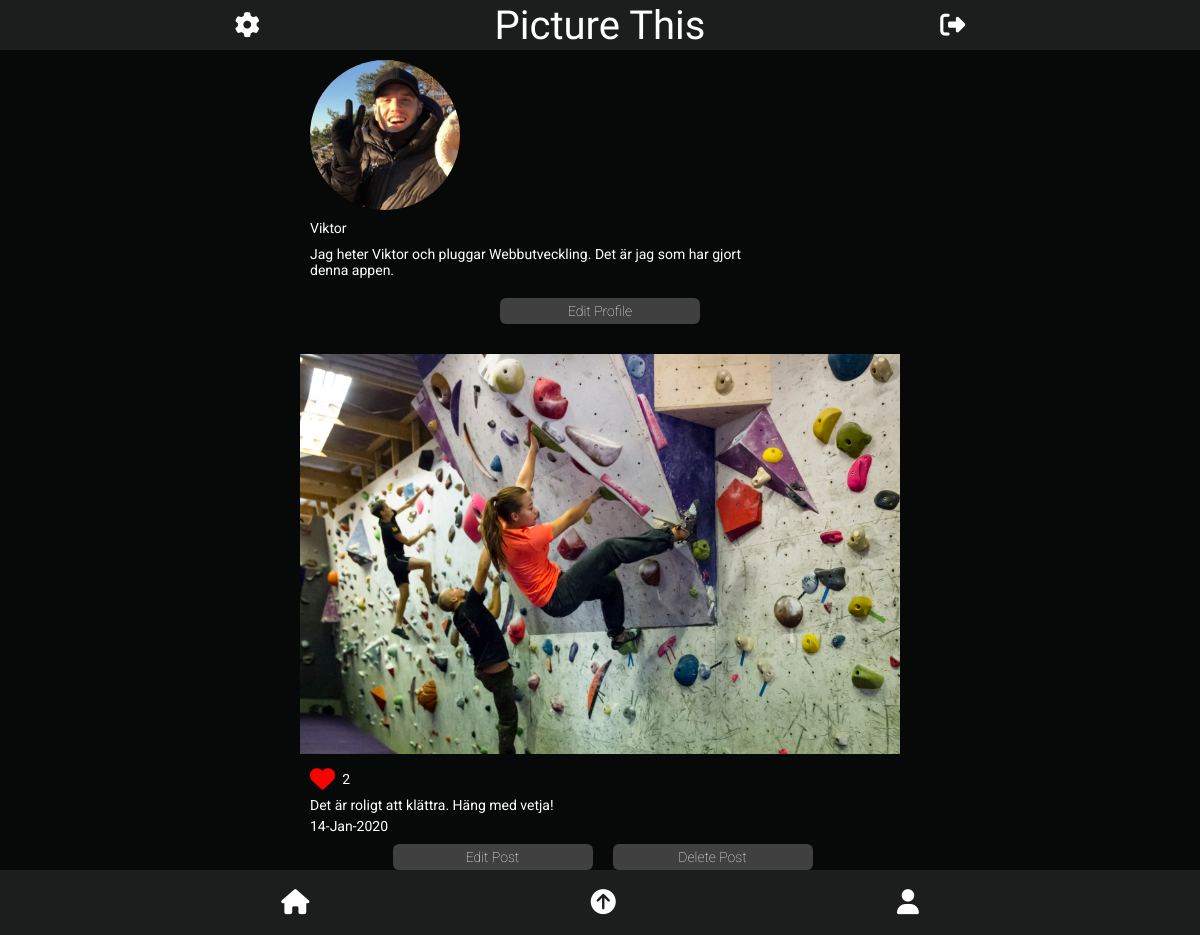
Before: /profile.php (signed in) with the older database file.
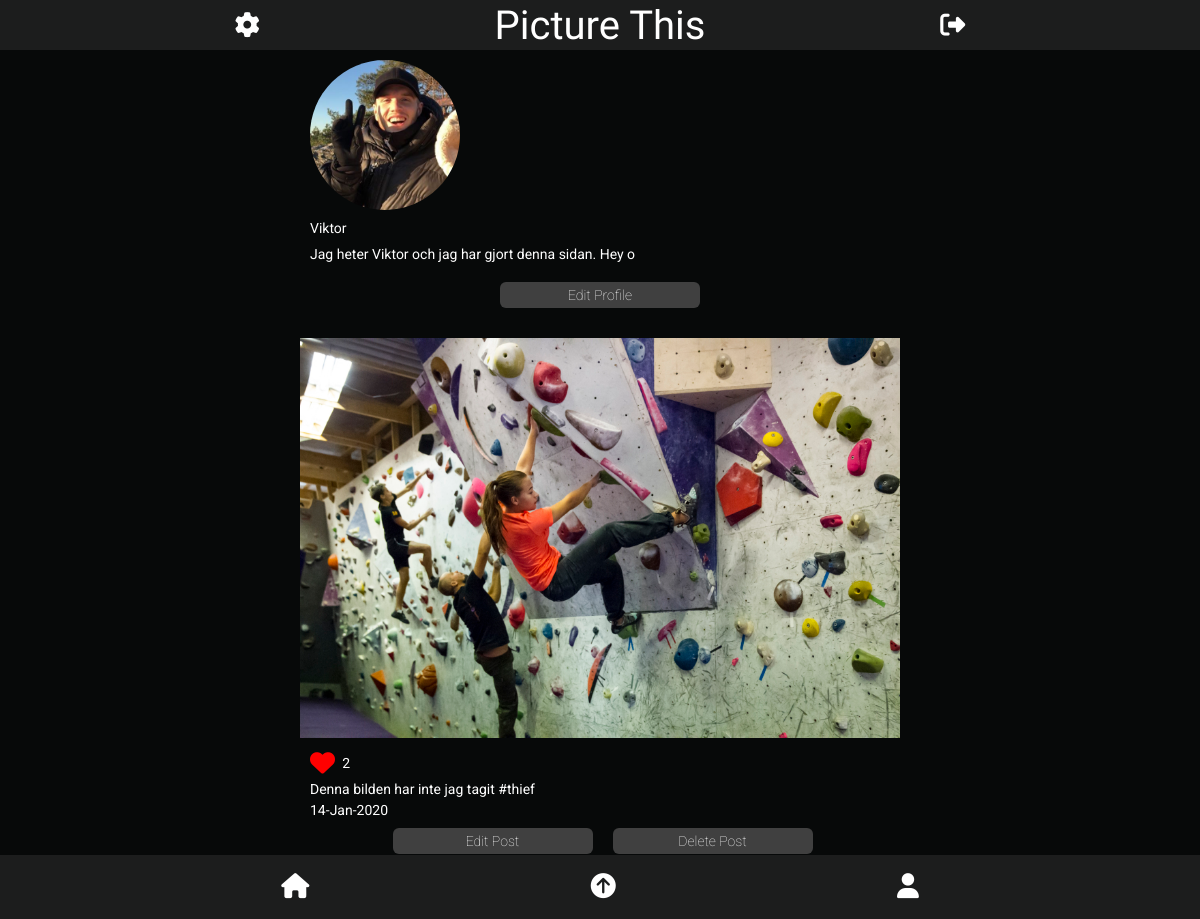
After: the same page with the newer database file.
### tables this page shows
CREATE TABLE users (
id INTEGER PRIMARY KEY,
fullname VARCHAR,
username VARCHAR,
email VARCHAR,
password VARCHAR,
profileimage VARCHAR,
biography VARCHAR);

CREATE TABLE posts (
id integer primary KEY
autoincrement,
postImage VARCHAR,
postContent VARCHAR,
createdAt VARCHAR,
userId INTEGER
);

### app/functions.php (called while the page is built, shortened)
<?php
function isLoggedIn(): bool
{
    return isset($_SESSION['user']);
}
function getUserById(int $id, object $pdo): array
{
    $statement = $pdo->prepare('SELECT * FROM users WHERE id = :id');
    $statement->bindParam(':id', $id, PDO::PARAM_STR);
    $statement->execute();
    $user = $statement->fetch(PDO::FETCH_ASSOC);
    if ($user) {
        return $user;
    }
    return $user = [];
}
function getPostsByUser(int $id, object $pdo): array
{
    $statement = $pdo->prepare('SELECT * FROM posts WHERE userId = :userId ORDER BY createdAt DESC');
    $statement->bindParam(':userId', $id, PDO::PARAM_INT);
    $statement->execute();
    $posts = $statement->fetchAll(PDO::FETCH_ASSOC);
    return $posts;
}
function countLikes(int $postId, object $pdo): string
{
    $statement = $pdo->prepare('SELECT COUNT(*) FROM likes WHERE postId = :postId');
    $statement->bindParam(':postId', $postId, PDO::PARAM_INT);
    $statement->execute();
    $likes = $statement->fetch(PDO::FETCH_ASSOC);
    return $likes["COUNT(*)"];
}
function isLikedByUser(int $postId, int $userId, object $pdo): bool
{
    $statement = $pdo->prepare('SELECT * FROM likes WHERE postId = :postId AND userId = :userId');
    $statement->bindParam(':postId', $postId, PDO::PARAM_INT);
    $statement->bindParam(':userId', $userId, PDO::PARAM_INT);
    $statement->execute();
    $isLikedByUser = $statement->fetch(PDO::FETCH_ASSOC);
    return $isLikedByUser ? true : false;
}

### app/config.php (called while the page is built, shortened)
<?php
return [
    'title' => 'Picture This',
    'database_path' => sprintf('sqlite:%s/database/database.db', __DIR__),
];

### app/autoload.php (called while the page is built, shortened)
<?php
require __DIR__.'/functions.php';
$config = require __DIR__.'/config.php';

### profile.php (the view, shortened to what this page needs)
<?php require __DIR__ . '/views/header.php'; ?>
<?php $user = getUserById($_SESSION['user']['id'], $pdo); ?>
<?php $id = (int) $_SESSION['user']['id']; ?>
<?php $posts = getPostsByUser($id, $pdo); ?>
<section class="profile-page">
    <div class="profile-info">
        <div class="profile-image">
            <?php if (isLoggedIn()) : ?>
                <img loading="lazy" class="profile-image-src" src="<?= 'app/users/images/' . $user['profileimage'] ?>" alt="Profile-image">
            <?php endif; ?>
        </div>
        <p class=> <?php echo $user['username'] ?></p>
        <div class="biography-profile-page">
            <?php if (isLoggedIn()) : ?>
                <p><?php echo $user['biography']; ?></p>
            <?php endif; ?>
        </div>
    </div>
    <form>
        <input type="button" class="submit-button" value="Edit Profile" onclick="window.location.href='settings.php'">
    </form>
    <?php if (isLoggedIn()) : ?>
        <div class="profile-wrapper">
            <?php foreach ($posts as $post) : ?>
                <div data-id="<?= $post['id'] ?>" class="profile-post">
                    <img loading="lazy" data-id="<?= $post['id'] ?>" class="profile-post-src" src="<?= 'app/posts/uploads/' . $post['postImage'] ?>" alt="">
                    <div data-id="<?= $post['id'] ?>" class="post-content ">
                        <?php $likes = countLikes($post['id'], $pdo) ?>
                        <?php $isLikedByUser = isLikedByUser($post['id'], $_SESSION['user']['id'], $pdo); ?>
                        <div class="info-bottom-image">
                            <div class="likes-position">
                                <form data-id="<?= $post['id'] ?>" class="like-form" action="app/posts/likes.php" method="post" enctype="multipart/form-data">
                                    <button data-id="<?= $post['id'] ?>" class=" button-liked like <?= $isLikedByUser ? '' : 'hidden' ?>" type=" submit" name="postId" value="<?= $post['id'] ?>"><i class="fas fa-heart"></i></button>
                                </form>
                                <p class="likeCount<?= $post['id'] ?>"><?php echo $likes ?></p>
                            </div>
                            <p class="content-bottom"><?php echo $post['postContent']; ?></p>
                            <p class="date-bottom"><?php $date = $post['createdAt'];
                                                    $currentDate = explode("-", $date);
                                                    echo $currentDate[0] . '-' . $currentDate[1] . '-' . $currentDate[2] ?></p>
                        </div>
                        <div data-id="<?= $post['id'] ?>" class="update-post-content ">
                            <form class="edit-post-form" action="app/posts/update.php" method="post" enctype="multipart/form-data">
                                <button data-id="<?= $post['id'] ?>" class="submit-button edit-button " type="button" name="postId" value="<?= $post['id'] ?>">Edit Post</button>
                            </form>
                            <form class="delete-button-form" action="app/posts/delete.php" method="post" enctype="multipart/form-data">
                                <button class="submit-button button-delete " type="submit" name="postId" value="<?= $post['id'] ?>">Delete Post</button>
                            </form>
                        </div>
                    </div>
                <?php endforeach; ?>
                </div>
            <?php endif; ?>
</section>
<?php require __DIR__ . '/views/footer.php'; ?>

### views/header.php (shortened to what this page needs)
<?php require __DIR__ . '/../app/autoload.php'; ?>
<!DOCTYPE html>
<html lang="en">
<head>
    <link rel="stylesheet" href="/assets/styles/main.css">
    <link rel="stylesheet" href="/assets/styles/profile.css">
    <link rel="stylesheet" href="/assets/styles/footer.css">
    <link rel="stylesheet" href="/assets/styles/navigation.css">
    <link rel="stylesheet" href="/assets/styles/loginpage.css">
    <link rel="stylesheet" href="/assets/styles/feed.css">
    <link rel="stylesheet" href="/assets/styles/buttons.css">
    <link rel="stylesheet" href="/assets/styles/settings.css">
    <link rel="stylesheet" href="/assets/styles/upload.css">
    <link rel="stylesheet" href="/assets/styles/register.css">
    <link rel="stylesheet" href="/assets/styles/desktopversion.css">
</head>
<body>
    <?php if (isLoggedIn()) : ?>
        <?php require __DIR__ . '/navigation.php'; ?>
    <?php endif; ?>

### views/navigation.php
<?php if (isLoggedIn()) : ?>
    <nav>
        <ul>
            <li class="nav-item">
                <a class="nav-link<?php echo $_SERVER['SCRIPT_NAME'] === '/settings.php' ? 'active' : ''; ?>" href="/settings.php"><i class="fas fa-cog"></i></a>
            </li>
            <li class="nav-item">
                <a class="navbar-brand" href="/index.php"><?php echo $config['title']; ?></a>
            </li>
            <li class="nav-item">
                <a class="nav-link" href="/app/users/logout.php"><i class="fas fa-sign-out-alt"></i></a>
            </li>
        </ul>
    </nav>
<?php else : ?>
    <nav class="navbar">
        <a class="navbar-brand" href="#"><?php echo $config['title']; ?></a>
    </nav>
<?php endif; ?>

### views/footer.php (shortened to what this page needs)
<section class="footer">
    <a class="icons" href="index.php"><i class="fas fa-home"></i></a>
    <a class="icons" href="upload.php"><i class="fas fa-arrow-circle-up"></i></a>
    <a class="icons" href="profile.php"><i class="fas fa-user"></i></a>
</section>
</body>
</html>

### assets/styles/main.css (style rules this page uses)
* { margin: 0; padding: 0; box-sizing: border-box; font-size: 14px; font-family: "Roboto", sans-serif; }
body { width: 100vw; display: flex; flex-direction: column; align-items: center; justify-content: center; background-color: #070909; color: white; }
section { width: 100%; display: flex; flex-direction: column; align-items: center; justify-content: center; }

### assets/styles/profile.css (style rules this page uses)
.profile-page { width: 100%; margin-top: 50px; display: flex; justify-content: flex-start; }
.profile-image-src { margin: 0 10px; border-radius: 50%; display: flex; width: 100px; height: 100px; object-fit: cover; }
.info-bottom-image { margin: 10px 30px 10px 10px; }
.likes-position { width: 40px; display: flex; align-items: center; justify-content: space-between; margin-bottom: 5px; }
.biography-profile-page { width: 80%; }
.profile-post-src { width: 100%; object-fit: cover; }
.profile-wrapper { width: 100vw; display: flex; flex-direction: row; flex-wrap: wrap; margin-bottom: 30px; margin-top: 15px; }
.profile-info { margin: 10px; width: 100%; }
.profile-info p { margin: 10px; }
.profile-post { margin-bottom: 5px; width: 100%; }
.update-post-content { display: flex; flex-direction: row; justify-content: center; margin: 0 0 20px 5px; }
.edit-post-form { display: flex; flex-direction: column; align-items: center; }

### assets/styles/footer.css (style rules this page uses)
.footer { width: 100%; height: 7%; display: flex; flex-direction: row; justify-content: space-evenly; background-color: #1c1d1d; position: fixed; bottom: 0; }
a { color: white; }
a:link, a:visited, a:hover, a:active { text-decoration: none; }
i { font-size: 25px; color: white; }

### assets/styles/navigation.css (style rules this page uses)
nav { width: 100%; height: 50px; position: fixed; top: 0; }
ul { display: flex; flex-direction: row; justify-content: space-evenly; align-items: center; height: 50px; background-color: #1c1d1d; }
li { list-style-type: none; }
.navbar-brand { font-family: "Lobster", cursive; font-size: 25px; font-weight: 300; display: flex; justify-content: center; align-items: center; height: 100%; }

### assets/styles/feed.css (style rules this page uses)
.content-bottom { margin-top: 5px; }
.date-bottom { margin-top: 5px; }

### assets/styles/buttons.css (style rules this page uses)
.submit-button { border: none; background: #404040; color: #ffffff; font-weight: 100; padding: 5px; border-radius: 6px; transition: all 0.3s ease 0s; width: 102px; }
.button-delete { width: 102px; }
.edit-button { margin-right: 20px; width: 102px; }
.button-liked { background: none; border: none; }
.button-liked i { color: red; }

### assets/styles/desktopversion.css (style rules this page uses)
@media all and (min-width: 768px) { section { width: 50vw; } }
@media all and (min-width: 768px) { body { margin: auto; width: 50vw; } }
@media all and (min-width: 768px) { .footer { width: 100%; } }
@media all and (min-width: 768px) { nav { width: 100%; } }
@media all and (min-width: 768px) { .profile-wrapper { width: 50vw; } }
@media all and (min-width: 768px) { .profile-image-src { width: 150px; height: 150px; } }
@media all and (min-width: 768px) { .navbar-brand { font-size: 40px; } }
@media all and (min-width: 768px) { .submit-button { width: 200px; } }
@media all and (min-width: 768px) { .submit-button { margin-bottom: 10px; } }
@media all and (min-width: 768px) { .profile-post-src { width: 100%; } }

Changed rows visible on the page:
changed users "Viktor": biography "Jag heter Viktor och pluggar Webbutveckling. Det är jag som har gjort denna appen." → "Jag heter Viktor och jag har gjort denna sidan. Hey o"
changed posts "Jan": postContent "Det är roligt att klättra. Häng med vetja!" → "Denna bilden har inte jag tagit #thief"
